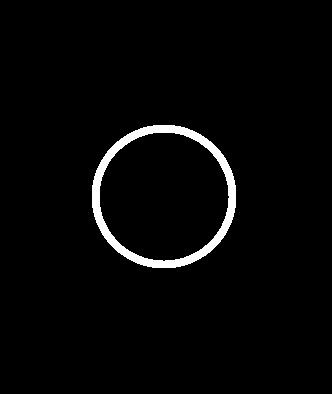
%> input picture Clases/Clase14/files/imagen7.jpg, 332 x 394 px
$ octave ejem8.m   (GNU Octave 9; MATLAB toolbox functions it lacks are replaced by stand-ins)
%> lines starting %> are read from the running program, lines starting %| are printed output that depends on the picture; in (x1, y1, x2, y2) boxes, pixels count from 0 and x2, y2 are one past the last pixel; in counts of white or black regions, pixels touching at a corner belong together; the program's own positions count from 1
%> further down, A is the input picture: size 394x332x3 uint8; min 0, max 255, mean 6.7
### Clases/Clase14/binaria.m
function Y = binaria(X)
  Y = zeros(size(X));
  ind_blanco = (X >= 0.5);
%> ind_blanco: size 394x332x3 logical; 2.6% white; 1 white region, box (x1, y1, x2, y2) and area: (92, 125, 236, 268) 3421
  ind_negro = (X < 0.5);
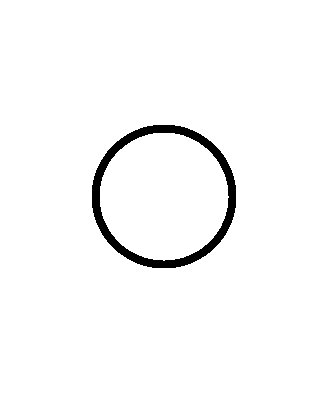
%> ind_negro: size 394x332x3 logical; 97.4% white; 1 black region, box (x1, y1, x2, y2) and area: (92, 125, 236, 268) 3421
  Y(ind_blanco) = 1;
  Y(ind_negro) = 0;
endfunction

### Clases/Clase14/ejem8.m
clc; clear; close all

pkg load image

A = imread('files/imagen7.jpg');
subplot(1,2,1)
imshow(A)
title('Imagen Original')
A = binaria(im2double(A));

%Elemento  Estructurado
B = ones(4);
% Valor inicial X0 = imagen con un pixel blanco en la parte a rellenar\
[m, n] = size(A);
%> m = 394; n = 996
X = zeros(m, n);
cx = floor((m + 1) / 2);
%> cx = 197
cy = floor((n + 1) / 2);
%> cy = 498
X(cx, cy) = 1;
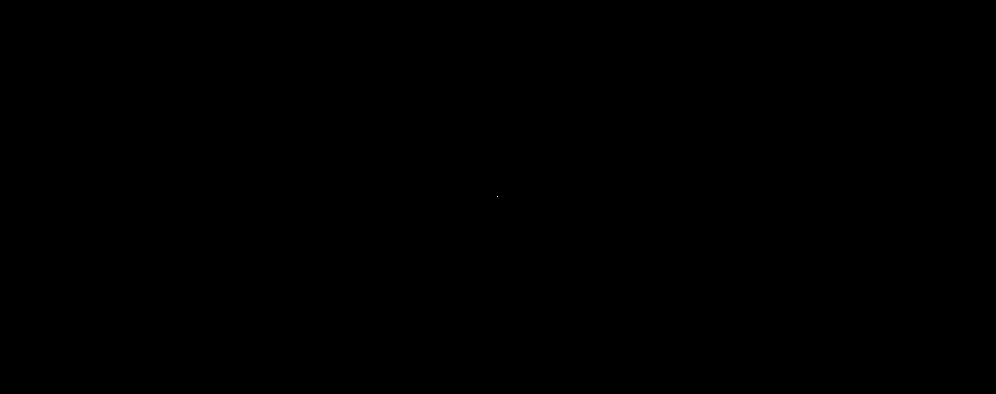
%> X: size 394x996 double; values 0 (black) and 1 (white), 0% white in thin lines or dots, all inside (x1, y1, x2, y2) = (497, 196, 498, 197)
for k = 1:100
  C = imdilate(X, B);
%> (the run ends here)

$ run again, with Clases/Clase14/files/imagen1.jpg copied over Clases/Clase14/files/imagen7.jpg
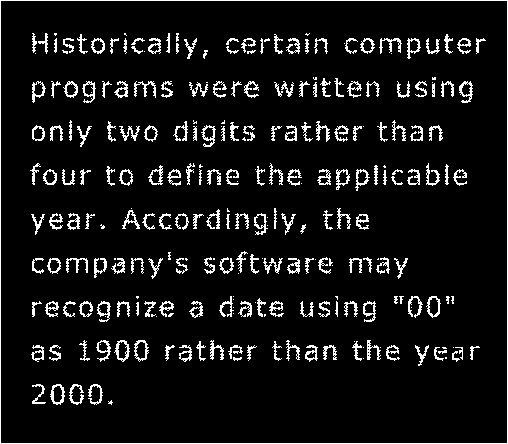
%> input picture Clases/Clase14/files/imagen1.jpg, 508 x 444 px
%> A is the input picture: size 444x508x3 uint8; min 0, max 255, mean 20.3
%> ind_blanco: size 444x508x3 logical; 7.9% white in thin lines or dots
%> in binaria, `ind_negro = (X < 0.5);`:
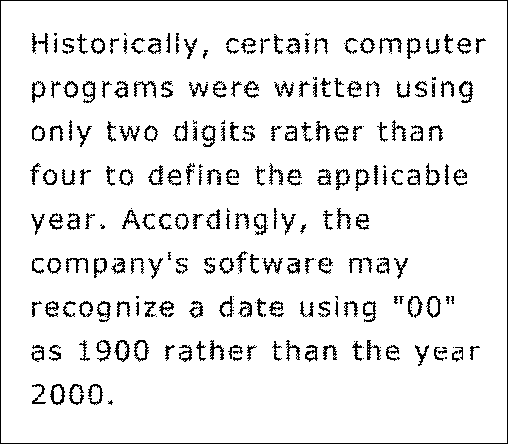
%> ind_negro: size 444x508x3 logical; 92.1% white; black in thin lines or dots
%> Y: size 444x508x3 double; values 0 (black) and 1 (white), 7.9% white in thin lines or dots
%> X: size 444x1524 double; values 0 (black) and 1 (white), 0% white in thin lines or dots, all inside (x1, y1, x2, y2) = (761, 221, 762, 222)
